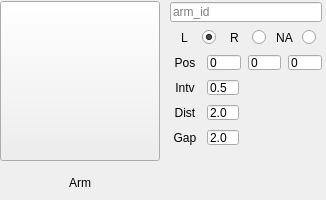
            <widget class="QWidget" name="armWidget" native="true">
             <property name="minimumSize">
              <size>
               <width>0</width>
               <height>200</height>
              </size>
             </property>
             <property name="maximumSize">
              <size>
               <width>16777215</width>
               <height>200</height>
              </size>
             </property>
             <layout class="QHBoxLayout" name="horizontalLayout_45">
              <property name="leftMargin">
               <number>0</number>
              </property>
              <property name="topMargin">
               <number>0</number>
              </property>
              <property name="rightMargin">
               <number>0</number>
              </property>
              <property name="bottomMargin">
               <number>0</number>
              </property>
              <item>
               <widget class="QWidget" name="armLeft" native="true">
                <property name="minimumSize">
                 <size>
                  <width>160</width>
                  <height>0</height>
                 </size>
                </property>
                <layout class="QVBoxLayout" name="verticalLayout_11">
                 <property name="leftMargin">
                  <number>0</number>
                 </property>
                 <property name="topMargin">
                  <number>0</number>
                 </property>
                 <property name="rightMargin">
                  <number>0</number>
                 </property>
                 <property name="bottomMargin">
                  <number>0</number>
                 </property>
                 <item>
                  <widget class="QPushButton" name="armThumb">
                   <property name="minimumSize">
                    <size>
                     <width>0</width>
                     <height>160</height>
                    </size>
                   </property>
                   <property name="text">
                    <string/>
                   </property>
                   <property name="icon">
                    <iconset>
                     <normaloff>arm.png</normaloff>arm.png</iconset>
                   </property>
                   <property name="iconSize">
                    <size>
                     <width>145</width>
                     <height>145</height>
                    </size>
                   </property>
                  </widget>
                 </item>
                 <item>
                  <widget class="QLabel" name="armLbl">
                   <property name="maximumSize">
                    <size>
                     <width>16777215</width>
                     <height>30</height>
                    </size>
                   </property>
                   <property name="text">
                    <string>Arm</string>
                   </property>
                   <property name="alignment">
                    <set>Qt::AlignCenter</set>
                   </property>
                  </widget>
                 </item>
                </layout>
               </widget>
              </item>
              <item>
               <widget class="QWidget" name="armRight" native="true">
                <property name="maximumSize">
                 <size>
                  <width>160</width>
                  <height>16777215</height>
                 </size>
                </property>
                <layout class="QVBoxLayout" name="verticalLayout_12">
                 <property name="spacing">
                  <number>0</number>
                 </property>
                 <property name="leftMargin">
                  <number>0</number>
                 </property>
                 <property name="topMargin">
                  <number>0</number>
                 </property>
                 <property name="rightMargin">
                  <number>0</number>
                 </property>
                 <property name="bottomMargin">
                  <number>0</number>
                 </property>
                 <item>
                  <widget class="QWidget" name="armID" native="true">
                   <property name="minimumSize">
                    <size>
                     <width>0</width>
                     <height>25</height>
                    </size>
                   </property>
                   <property name="maximumSize">
                    <size>
                     <width>16777215</width>
                     <height>30</height>
                    </size>
                   </property>
                   <layout class="QHBoxLayout" name="horizontalLayout_23">
                    <property name="spacing">
                     <number>1</number>
                    </property>
                    <property name="leftMargin">
                     <number>4</number>
                    </property>
                    <property name="topMargin">
                     <number>2</number>
                    </property>
                    <property name="rightMargin">
                     <number>4</number>
                    </property>
                    <property name="bottomMargin">
                     <number>2</number>
                    </property>
                    <item>
                     <widget class="QLineEdit" name="armIDEdit">
                      <property name="maximumSize">
                       <size>
                        <width>16777215</width>
                        <height>20</height>
                       </size>
                      </property>
                      <property name="placeholderText">
                       <string>arm_id</string>
                      </property>
                     </widget>
                    </item>
                   </layout>
                  </widget>
                 </item>
                 <item>
                  <widget class="QWidget" name="armSide" native="true">
                   <property name="minimumSize">
                    <size>
                     <width>0</width>
                     <height>25</height>
                    </size>
                   </property>
                   <property name="maximumSize">
                    <size>
                     <width>16777215</width>
                     <height>30</height>
                    </size>
                   </property>
                   <layout class="QHBoxLayout" name="horizontalLayout_24">
                    <property name="spacing">
                     <number>1</number>
                    </property>
                    <property name="leftMargin">
                     <number>2</number>
                    </property>
                    <property name="topMargin">
                     <number>4</number>
                    </property>
                    <property name="rightMargin">
                     <number>2</number>
                    </property>
                    <property name="bottomMargin">
                     <number>4</number>
                    </property>
                    <item>
                     <widget class="QLabel" name="armL">
                      <property name="minimumSize">
                       <size>
                        <width>20</width>
                        <height>0</height>
                       </size>
                      </property>
                      <property name="maximumSize">
                       <size>
                        <width>25</width>
                        <height>20</height>
                       </size>
                      </property>
                      <property name="layoutDirection">
                       <enum>Qt::LeftToRight</enum>
                      </property>
                      <property name="text">
                       <string>L</string>
                      </property>
                      <property name="alignment">
                       <set>Qt::AlignCenter</set>
                      </property>
                     </widget>
                    </item>
                    <item>
                     <widget class="QRadioButton" name="armLBtn">
                      <property name="minimumSize">
                       <size>
                        <width>15</width>
                        <height>0</height>
                       </size>
                      </property>
                      <property name="maximumSize">
                       <size>
                        <width>15</width>
                        <height>16777215</height>
                       </size>
                      </property>
                      <property name="text">
                       <string/>
                      </property>
                      <property name="checked">
                       <bool>true</bool>
                      </property>
                     </widget>
                    </item>
                    <item>
                     <widget class="QLabel" name="armR">
                      <property name="minimumSize">
                       <size>
                        <width>20</width>
                        <height>0</height>
                       </size>
                      </property>
                      <property name="maximumSize">
                       <size>
                        <width>25</width>
                        <height>20</height>
                       </size>
                      </property>
                      <property name="text">
                       <string>R</string>
                      </property>
                      <property name="alignment">
                       <set>Qt::AlignCenter</set>
                      </property>
                     </widget>
                    </item>
                    <item>
                     <widget class="QRadioButton" name="armRBtn">
                      <property name="minimumSize">
                       <size>
                        <width>15</width>
                        <height>0</height>
                       </size>
                      </property>
                      <property name="maximumSize">
                       <size>
                        <width>15</width>
                        <height>16777215</height>
                       </size>
                      </property>
                      <property name="text">
                       <string/>
                      </property>
                     </widget>
                    </item>
                    <item>
                     <widget class="QLabel" name="armNA">
                      <property name="minimumSize">
                       <size>
                        <width>20</width>
                        <height>0</height>
                       </size>
                      </property>
                      <property name="maximumSize">
                       <size>
                        <width>25</width>
                        <height>20</height>
                       </size>
                      </property>
                      <property name="text">
                       <string>NA</string>
                      </property>
                      <property name="alignment">
                       <set>Qt::AlignCenter</set>
                      </property>
                     </widget>
                    </item>
                    <item>
                     <widget class="QRadioButton" name="armNABtn">
                      <property name="minimumSize">
                       <size>
                        <width>15</width>
                        <height>0</height>
                       </size>
                      </property>
                      <property name="maximumSize">
                       <size>
                        <width>15</width>
                        <height>16777215</height>
                       </size>
                      </property>
                      <property name="text">
                       <string/>
                      </property>
                     </widget>
                    </item>
                   </layout>
                  </widget>
                 </item>
                 <item>
                  <widget class="QWidget" name="armPos" native="true">
                   <property name="minimumSize">
                    <size>
                     <width>0</width>
                     <height>25</height>
                    </size>
                   </property>
                   <property name="maximumSize">
                    <size>
                     <width>16777215</width>
                     <height>30</height>
                    </size>
                   </property>
                   <layout class="QHBoxLayout" name="horizontalLayout_25">
                    <property name="spacing">
                     <number>7</number>
                    </property>
                    <property name="leftMargin">
                     <number>4</number>
                    </property>
                    <property name="topMargin">
                     <number>2</number>
                    </property>
                    <property name="rightMargin">
                     <number>4</number>
                    </property>
                    <property name="bottomMargin">
                     <number>2</number>
                    </property>
                    <item>
                     <widget class="QLabel" name="armPosLbl">
                      <property name="minimumSize">
                       <size>
                        <width>30</width>
                        <height>0</height>
                       </size>
                      </property>
                      <property name="maximumSize">
                       <size>
                        <width>30</width>
                        <height>16777215</height>
                       </size>
                      </property>
                      <property name="text">
                       <string>Pos</string>
                      </property>
                      <property name="alignment">
                       <set>Qt::AlignCenter</set>
                      </property>
                     </widget>
                    </item>
                    <item>
                     <widget class="QLineEdit" name="armPosXEdit">
                      <property name="maximumSize">
                       <size>
                        <width>16777215</width>
                        <height>15</height>
                       </size>
                      </property>
                      <property name="text">
                       <string>0</string>
                      </property>
                     </widget>
                    </item>
                    <item>
                     <widget class="QLineEdit" name="armPosYEdit">
                      <property name="maximumSize">
                       <size>
                        <width>16777215</width>
                        <height>15</height>
                       </size>
                      </property>
                      <property name="text">
                       <string>0</string>
                      </property>
                     </widget>
                    </item>
                    <item>
                     <widget class="QLineEdit" name="armPosZEdit">
                      <property name="maximumSize">
                       <size>
                        <width>16777215</width>
                        <height>15</height>
                       </size>
                      </property>
                      <property name="text">
                       <string>0</string>
                      </property>
                     </widget>
                    </item>
                   </layout>
                  </widget>
                 </item>
                 <item>
                  <widget class="QWidget" name="armIntv" native="true">
                   <property name="minimumSize">
                    <size>
                     <width>0</width>
                     <height>25</height>
                    </size>
                   </property>
                   <property name="maximumSize">
                    <size>
                     <width>16777215</width>
                     <height>30</height>
                    </size>
                   </property>
                   <layout class="QHBoxLayout" name="horizontalLayout_27">
                    <property name="spacing">
                     <number>7</number>
                    </property>
                    <property name="leftMargin">
                     <number>4</number>
                    </property>
                    <property name="topMargin">
                     <number>2</number>
                    </property>
                    <property name="rightMargin">
                     <number>4</number>
                    </property>
                    <property name="bottomMargin">
                     <number>2</number>
                    </property>
                    <item>
                     <widget class="QLabel" name="armIntvLbl">
                      <property name="minimumSize">
                       <size>
                        <width>30</width>
                        <height>0</height>
                       </size>
                      </property>
                      <property name="maximumSize">
                       <size>
                        <width>30</width>
                        <height>16777215</height>
                       </size>
                      </property>
                      <property name="text">
                       <string>Intv</string>
                      </property>
                      <property name="alignment">
                       <set>Qt::AlignCenter</set>
                      </property>
                     </widget>
                    </item>
                    <item>
                     <widget class="QLineEdit" name="armIntvEdit">
                      <property name="maximumSize">
                       <size>
                        <width>32</width>
                        <height>15</height>
                       </size>
                      </property>
                      <property name="text">
                       <string>0.5</string>
                      </property>
                     </widget>
                    </item>
                    <item>
                     <spacer name="horizontalSpacer_8">
                      <property name="orientation">
                       <enum>Qt::Horizontal</enum>
                      </property>
                      <property name="sizeHint" stdset="0">
                       <size>
                        <width>68</width>
                        <height>20</height>
                       </size>
                      </property>
                     </spacer>
                    </item>
                   </layout>
                  </widget>
                 </item>
                 <item>
                  <widget class="QWidget" name="armDist" native="true">
                   <property name="minimumSize">
                    <size>
                     <width>0</width>
                     <height>25</height>
                    </size>
                   </property>
                   <property name="maximumSize">
                    <size>
                     <width>16777215</width>
                     <height>30</height>
                    </size>
                   </property>
                   <layout class="QHBoxLayout" name="horizontalLayout_26">
                    <property name="spacing">
                     <number>7</number>
                    </property>
                    <property name="leftMargin">
                     <number>4</number>
                    </property>
                    <property name="topMargin">
                     <number>2</number>
                    </property>
                    <property name="rightMargin">
                     <number>4</number>
                    </property>
                    <property name="bottomMargin">
                     <number>2</number>
                    </property>
                    <item>
                     <widget class="QLabel" name="armDistLbl">
                      <property name="minimumSize">
                       <size>
                        <width>30</width>
                        <height>0</height>
                       </size>
                      </property>
                      <property name="maximumSize">
                       <size>
                        <width>30</width>
                        <height>16777215</height>
                       </size>
                      </property>
                      <property name="text">
                       <string>Dist</string>
                      </property>
                      <property name="alignment">
                       <set>Qt::AlignCenter</set>
                      </property>
                     </widget>
                    </item>
                    <item>
                     <widget class="QLineEdit" name="armDistEdit">
                      <property name="maximumSize">
                       <size>
                        <width>32</width>
                        <height>15</height>
                       </size>
                      </property>
                      <property name="text">
                       <string>2.0</string>
                      </property>
                     </widget>
                    </item>
                    <item>
                     <spacer name="horizontalSpacer_7">
                      <property name="orientation">
                       <enum>Qt::Horizontal</enum>
                      </property>
                      <property name="sizeHint" stdset="0">
                       <size>
                        <width>40</width>
                        <height>20</height>
                       </size>
                      </property>
                     </spacer>
                    </item>
                   </layout>
                  </widget>
                 </item>
                 <item>
                  <widget class="QWidget" name="armGap" native="true">
                   <property name="minimumSize">
                    <size>
                     <width>0</width>
                     <height>25</height>
                    </size>
                   </property>
                   <property name="maximumSize">
                    <size>
                     <width>16777215</width>
                     <height>30</height>
                    </size>
                   </property>
                   <layout class="QHBoxLayout" name="horizontalLayout_40">
                    <property name="spacing">
                     <number>7</number>
                    </property>
                    <property name="leftMargin">
                     <number>4</number>
                    </property>
                    <property name="topMargin">
                     <number>2</number>
                    </property>
                    <property name="rightMargin">
                     <number>4</number>
                    </property>
                    <property name="bottomMargin">
                     <number>2</number>
                    </property>
                    <item>
                     <widget class="QLabel" name="armGapLbl">
                      <property name="minimumSize">
                       <size>
                        <width>30</width>
                        <height>0</height>
                       </size>
                      </property>
                      <property name="maximumSize">
                       <size>
                        <width>30</width>
                        <height>16777215</height>
                       </size>
                      </property>
                      <property name="text">
                       <string>Gap</string>
                      </property>
                      <property name="alignment">
                       <set>Qt::AlignCenter</set>
                      </property>
                     </widget>
                    </item>
                    <item>
                     <widget class="QLineEdit" name="armGapEdit">
                      <property name="maximumSize">
                       <size>
                        <width>32</width>
                        <height>15</height>
                       </size>
                      </property>
                      <property name="text">
                       <string>2.0</string>
                      </property>
                     </widget>
                    </item>
                    <item>
                     <spacer name="horizontalSpacer_12">
                      <property name="orientation">
                       <enum>Qt::Horizontal</enum>
                      </property>
                      <property name="sizeHint" stdset="0">
                       <size>
                        <width>66</width>
                        <height>20</height>
                       </size>
                      </property>
                     </spacer>
                    </item>
                   </layout>
                  </widget>
                 </item>
                 <item>
                  <spacer name="verticalSpacer_4">
                   <property name="orientation">
                    <enum>Qt::Vertical</enum>
                   </property>
                   <property name="sizeHint" stdset="0">
                    <size>
                     <width>20</width>
                     <height>34</height>
                    </size>
                   </property>
                  </spacer>
                 </item>
                </layout>
               </widget>
              </item>
             </layout>
            </widget>
